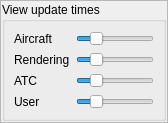
<?xml version="1.0" encoding="UTF-8"?>
<ui version="4.0">
 <class>CSettingsViewUpdateTimes</class>
 <widget class="QFrame" name="CSettingsViewUpdateTimes">
  <property name="geometry">
   <rect>
    <x>0</x>
    <y>0</y>
    <width>168</width>
    <height>123</height>
   </rect>
  </property>
  <property name="windowTitle">
   <string>Frame</string>
  </property>
  <property name="frameShape">
   <enum>QFrame::StyledPanel</enum>
  </property>
  <property name="frameShadow">
   <enum>QFrame::Raised</enum>
  </property>
  <layout class="QVBoxLayout" name="vl_UpdateTimes">
   <property name="leftMargin">
    <number>1</number>
   </property>
   <property name="topMargin">
    <number>1</number>
   </property>
   <property name="rightMargin">
    <number>1</number>
   </property>
   <property name="bottomMargin">
    <number>1</number>
   </property>
   <item>
    <widget class="QGroupBox" name="gb_ViewUpdateTimes">
     <property name="title">
      <string>View update times</string>
     </property>
     <layout class="QFormLayout" name="fl_ViewRefreshTimes">
      <item row="0" column="0">
       <widget class="QLabel" name="lbl_AircraftUpdateTime">
        <property name="toolTip">
         <string>Aircraft update time (5-30s)</string>
        </property>
        <property name="text">
         <string>Aircraft</string>
        </property>
       </widget>
      </item>
      <item row="0" column="1">
       <widget class="QSlider" name="hs_AircraftUpdateTime">
        <property name="sizePolicy">
         <sizepolicy hsizetype="Preferred" vsizetype="Fixed">
          <horstretch>0</horstretch>
          <verstretch>0</verstretch>
         </sizepolicy>
        </property>
        <property name="minimum">
         <number>5</number>
        </property>
        <property name="maximum">
         <number>30</number>
        </property>
        <property name="singleStep">
         <number>5</number>
        </property>
        <property name="pageStep">
         <number>5</number>
        </property>
        <property name="value">
         <number>10</number>
        </property>
        <property name="orientation">
         <enum>Qt::Horizontal</enum>
        </property>
       </widget>
      </item>
      <item row="2" column="0">
       <widget class="QLabel" name="lbl_AtcUpdateTime">
        <property name="toolTip">
         <string>ATC update time (5-30s)</string>
        </property>
        <property name="text">
         <string>ATC</string>
        </property>
       </widget>
      </item>
      <item row="2" column="1">
       <widget class="QSlider" name="hs_AtcUpdateTime">
        <property name="sizePolicy">
         <sizepolicy hsizetype="Preferred" vsizetype="Fixed">
          <horstretch>0</horstretch>
          <verstretch>0</verstretch>
         </sizepolicy>
        </property>
        <property name="minimum">
         <number>5</number>
        </property>
        <property name="maximum">
         <number>30</number>
        </property>
        <property name="singleStep">
         <number>5</number>
        </property>
        <property name="pageStep">
         <number>5</number>
        </property>
        <property name="value">
         <number>10</number>
        </property>
        <property name="orientation">
         <enum>Qt::Horizontal</enum>
        </property>
       </widget>
      </item>
      <item row="3" column="0">
       <widget class="QLabel" name="lbl_UserUpdateTime">
        <property name="toolTip">
         <string>User update time (5-30s)</string>
        </property>
        <property name="text">
         <string>User</string>
        </property>
       </widget>
      </item>
      <item row="3" column="1">
       <widget class="QSlider" name="hs_UserUpdateTime">
        <property name="sizePolicy">
         <sizepolicy hsizetype="Preferred" vsizetype="Fixed">
          <horstretch>0</horstretch>
          <verstretch>0</verstretch>
         </sizepolicy>
        </property>
        <property name="minimum">
         <number>5</number>
        </property>
        <property name="maximum">
         <number>30</number>
        </property>
        <property name="singleStep">
         <number>5</number>
        </property>
        <property name="pageStep">
         <number>5</number>
        </property>
        <property name="value">
         <number>10</number>
        </property>
        <property name="orientation">
         <enum>Qt::Horizontal</enum>
        </property>
       </widget>
      </item>
      <item row="1" column="0">
       <widget class="QLabel" name="lbl_RenderingUpdateTime">
        <property name="toolTip">
         <string>Rendering update time (5-30s)</string>
        </property>
        <property name="text">
         <string>Rendering</string>
        </property>
       </widget>
      </item>
      <item row="1" column="1">
       <widget class="QSlider" name="hs_RenderingUpdateTime">
        <property name="sizePolicy">
         <sizepolicy hsizetype="Preferred" vsizetype="Fixed">
          <horstretch>0</horstretch>
          <verstretch>0</verstretch>
         </sizepolicy>
        </property>
        <property name="minimum">
         <number>5</number>
        </property>
        <property name="maximum">
         <number>30</number>
        </property>
        <property name="singleStep">
         <number>5</number>
        </property>
        <property name="pageStep">
         <number>5</number>
        </property>
        <property name="value">
         <number>10</number>
        </property>
        <property name="orientation">
         <enum>Qt::Horizontal</enum>
        </property>
       </widget>
      </item>
     </layout>
     <zorder>lbl_UserUpdateTime</zorder>
     <zorder>lbl_AtcUpdateTime</zorder>
     <zorder>lbl_AircraftUpdateTime</zorder>
     <zorder>hs_UserUpdateTime</zorder>
     <zorder>hs_AtcUpdateTime</zorder>
     <zorder>hs_AircraftUpdateTime</zorder>
     <zorder>lbl_RenderingUpdateTime</zorder>
     <zorder>hs_RenderingUpdateTime</zorder>
    </widget>
   </item>
  </layout>
 </widget>
 <resources/>
 <connections/>
</ui>
